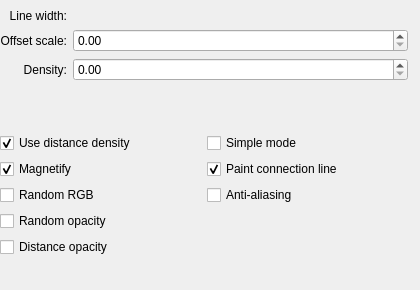
<?xml version="1.0" encoding="UTF-8"?>
<ui version="4.0">
 <author>
    SPDX-FileCopyrightText: none
    SPDX-License-Identifier: GPL-3.0-or-later
  </author>
 <class>WdgSketchOptions</class>
 <widget class="QWidget" name="WdgSketchOptions">
  <property name="geometry">
   <rect>
    <x>0</x>
    <y>0</y>
    <width>420</width>
    <height>290</height>
   </rect>
  </property>
  <property name="sizePolicy">
   <sizepolicy hsizetype="Preferred" vsizetype="Preferred">
    <horstretch>210</horstretch>
    <verstretch>60</verstretch>
   </sizepolicy>
  </property>
  <property name="minimumSize">
   <size>
    <width>330</width>
    <height>60</height>
   </size>
  </property>
  <widget class="QWidget" name="layoutWidget">
   <property name="geometry">
    <rect>
     <x>0</x>
     <y>9</y>
     <width>408</width>
     <height>248</height>
    </rect>
   </property>
   <layout class="QVBoxLayout" name="verticalLayout_2">
    <item>
     <layout class="QGridLayout" name="gridLayout">
      <item row="0" column="0">
       <widget class="QLabel" name="label_2">
        <property name="text">
         <string>Line width:</string>
        </property>
        <property name="alignment">
         <set>Qt::AlignRight|Qt::AlignTrailing|Qt::AlignVCenter</set>
        </property>
       </widget>
      </item>
      <item row="0" column="1">
       <widget class="KisSliderSpinBox" name="lineWidthSPBox" native="true">
        <property name="sizePolicy">
         <sizepolicy hsizetype="Expanding" vsizetype="Fixed">
          <horstretch>0</horstretch>
          <verstretch>0</verstretch>
         </sizepolicy>
        </property>
       </widget>
      </item>
      <item row="1" column="0">
       <widget class="QLabel" name="label">
        <property name="text">
         <string>Offset scale:</string>
        </property>
        <property name="alignment">
         <set>Qt::AlignRight|Qt::AlignTrailing|Qt::AlignVCenter</set>
        </property>
       </widget>
      </item>
      <item row="1" column="1">
       <widget class="KisDoubleSliderSpinBox" name="offsetSPBox" native="true"/>
      </item>
      <item row="2" column="0">
       <widget class="QLabel" name="label_3">
        <property name="text">
         <string>Density:</string>
        </property>
        <property name="alignment">
         <set>Qt::AlignRight|Qt::AlignTrailing|Qt::AlignVCenter</set>
        </property>
       </widget>
      </item>
      <item row="2" column="1">
       <widget class="KisDoubleSliderSpinBox" name="densitySPBox" native="true">
        <property name="sizePolicy">
         <sizepolicy hsizetype="Expanding" vsizetype="Fixed">
          <horstretch>0</horstretch>
          <verstretch>0</verstretch>
         </sizepolicy>
        </property>
       </widget>
      </item>
     </layout>
    </item>
    <item>
     <spacer name="verticalSpacer">
      <property name="orientation">
       <enum>Qt::Vertical</enum>
      </property>
      <property name="sizeHint" stdset="0">
       <size>
        <width>406</width>
        <height>18</height>
       </size>
      </property>
     </spacer>
    </item>
    <item>
     <layout class="QGridLayout" name="gridLayout_2">
      <item row="0" column="0">
       <widget class="QCheckBox" name="distanceDensityCHBox">
        <property name="text">
         <string>Use distance density</string>
        </property>
        <property name="checked">
         <bool>true</bool>
        </property>
       </widget>
      </item>
      <item row="0" column="1">
       <widget class="QCheckBox" name="simpleModeCHBox">
        <property name="text">
         <string>Simple mode</string>
        </property>
       </widget>
      </item>
      <item row="1" column="0">
       <widget class="QCheckBox" name="magnetifyCHBox">
        <property name="text">
         <string>Magnetify</string>
        </property>
        <property name="checked">
         <bool>true</bool>
        </property>
       </widget>
      </item>
      <item row="1" column="1">
       <widget class="QCheckBox" name="connectionCHBox">
        <property name="text">
         <string>Paint connection line</string>
        </property>
        <property name="checked">
         <bool>true</bool>
        </property>
       </widget>
      </item>
     </layout>
    </item>
    <item>
     <layout class="QGridLayout" name="gridLayout_3" rowstretch="0,0,0" columnstretch="0,0">
      <item row="1" column="0">
       <widget class="QCheckBox" name="randomOpacityCHbox">
        <property name="text">
         <string>Random opacity</string>
        </property>
       </widget>
      </item>
      <item row="0" column="0">
       <widget class="QCheckBox" name="randomRGBCHbox">
        <property name="text">
         <string>Random RGB</string>
        </property>
       </widget>
      </item>
      <item row="2" column="0">
       <widget class="QCheckBox" name="distanceOpacityCHbox">
        <property name="text">
         <string>Distance opacity</string>
        </property>
       </widget>
      </item>
      <item row="0" column="1">
       <widget class="QCheckBox" name="antiAliasingCHBox">
        <property name="enabled">
         <bool>true</bool>
        </property>
        <property name="text">
         <string>Anti-aliasing</string>
        </property>
       </widget>
      </item>
     </layout>
    </item>
   </layout>
  </widget>
 </widget>
 <customwidgets>
  <customwidget>
   <class>KisDoubleSliderSpinBox</class>
   <extends>QDoubleSpinBox</extends>
   <header>kis_slider_spin_box.h</header>
   <container>1</container>
  </customwidget>
  <customwidget>
   <class>KisSliderSpinBox</class>
   <extends>QWidget</extends>
   <header>kis_slider_spin_box.h</header>
   <container>1</container>
  </customwidget>
 </customwidgets>
 <resources/>
 <connections/>
</ui>
